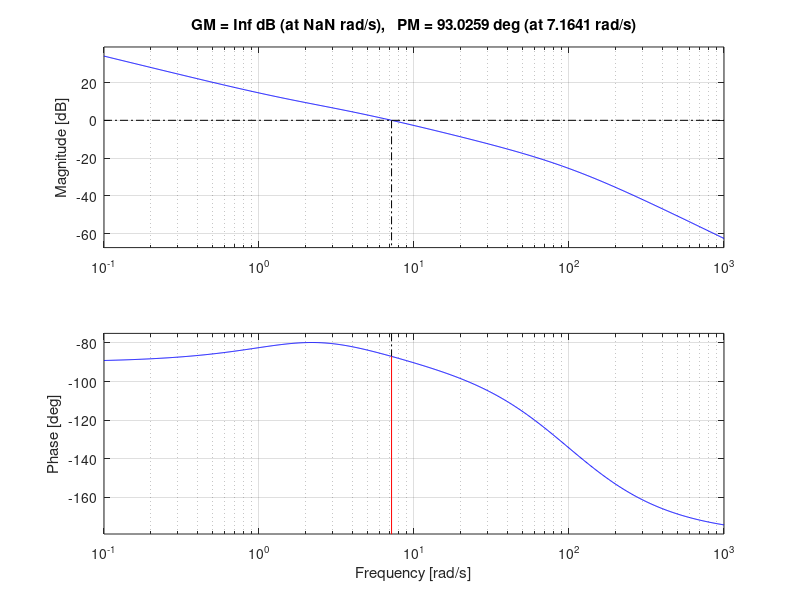
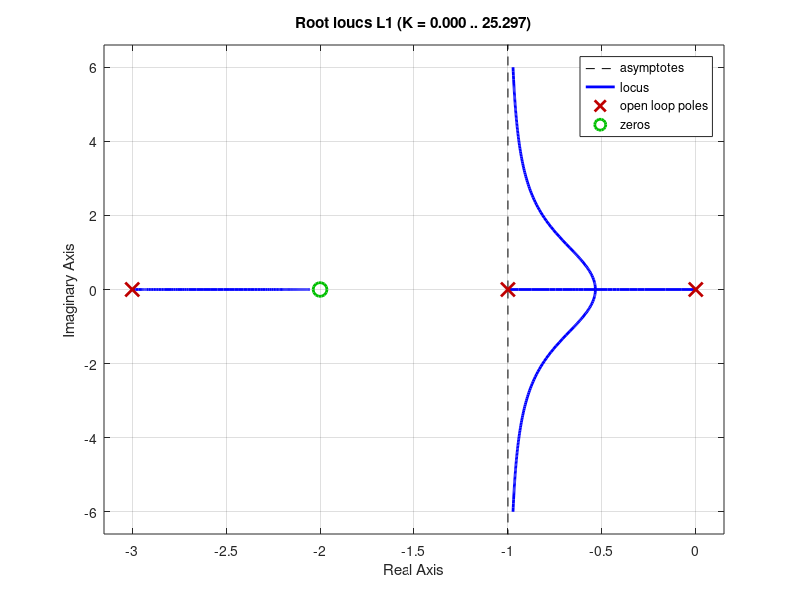
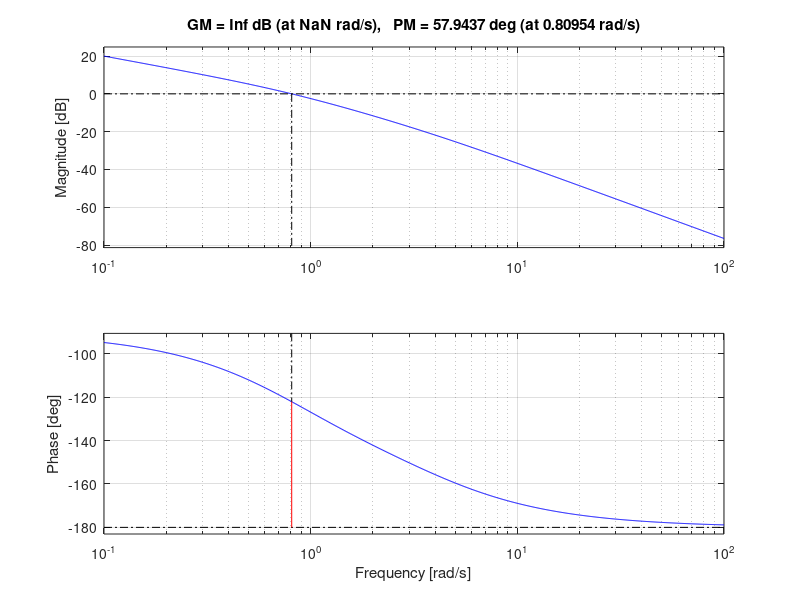
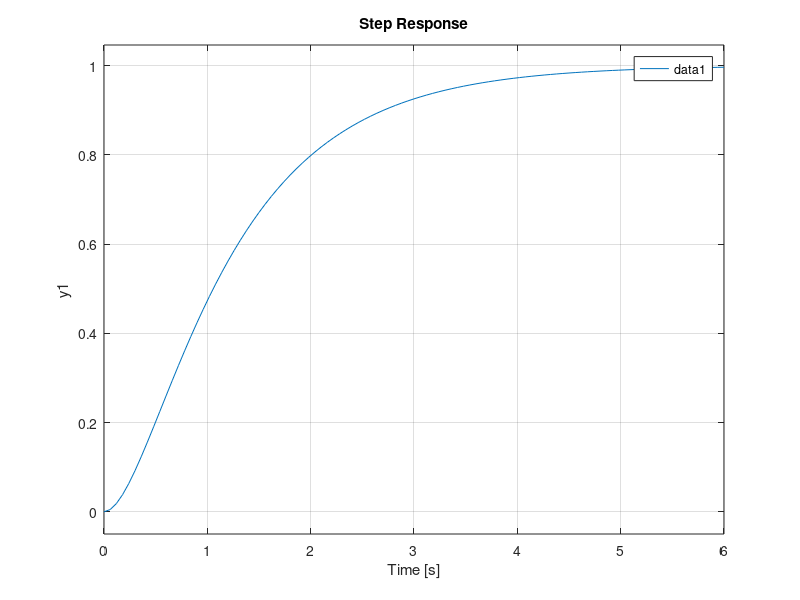

These figures' MATLAB source, in order:
%% Esercizio 4
%e_inf <= 0.05%
%phi_m >= 50'
%w_t >= 5 rad/s

s = tf('s');
P = zpk([], [-1 -3], 3);

figure(1);
margin(P);
grid on;

figure(2);
rlocus(P);
grid on;

figure(3);
nyquist(P);
grid on;

figure(4);
step(P);
legend;
grid on;
%% RICHIESTE 
%e_inf <= 0.05% -> ERORRE A REGIME MUNORE UGUALE AL 0.05
%phi_m >= 50' -> MARGINE DI FASE SUPERIORE A 50GRADI DEG
%w_t >= 5 rad/s -> IMEGA TAGLIO SUPERIORE A 5 RADIANTI SECONDO
%% si inizia sempre dall specifiche a regime quindi vediamo di modellizzare 
%l'errore a infinito 
% Deve co parire l errore a regime finito quindi dobbiamo necessariamente 
% trovare un valore tale da 
C0 = 1/s; % cosi ho l errore a regime nullo 
L0 =  C0*P;
figure(1);
margin(L0);
grid on;
figure(2)
rlocus(L0);
%% Dal luogo delle radici abbiamo visto che il problema piu grosso e
% adottare un guadagno tale da arrivare a 5 radianti al secondo 
Cz= (s/2+1); % e solamente uno zero che accoppiato al C0 mi da un controllore proprio
C1= C0*Cz;
L1 = C1*P;
figure(1);
nyquist(L1);
figure(2)
rlocus(L1);
figure(3)
margin(L1);

%% APPLICANDO UN ARETE ANTICIPATRICE POSSO AUMENTARE LA FASE 
alpha_ra =   0.01 ;    % 0<alpha<1
omega_tau =  10;          
tau_ra= 1/(omega_tau*sqrt(alpha_ra))
Ra = (1+tau_ra*s)/(1+tau_ra*alpha_ra*s); 
% nella rete anticipatrice prima agisce 1/tau_ra poi 1/alpha*tau_ra
% prima agistelo zero e poi il polo 
K=5; % gain e possibile metterlo dopo che sono riuscito a mettere uno zero attrattivo 
L2 = K*L1*Ra;
figure(1);
margin(L2);
grid on;

 
